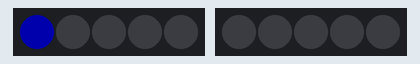
Recording of a sketch running on a simulated Arduino Uno, built with avr-gcc and run on an emulated ATmega328P. On the bench: 2 × 5 RGB LEDs in strip order, left to right. Dim RGB values are drawn brighter than linear.

Above: at 0.05 s.
At 4.88 s:
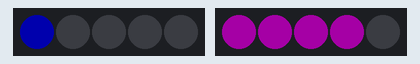
At 9.52 s:
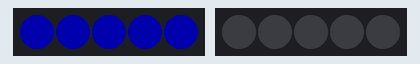
At 20.09 s:
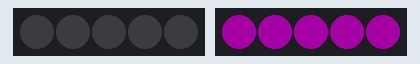
At 29.97 s:
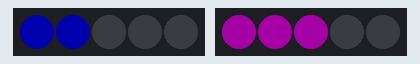
At 39.94 s:
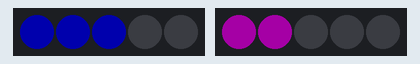
Timing chart, 0 to 40.0 s (numbered marks = the images above):
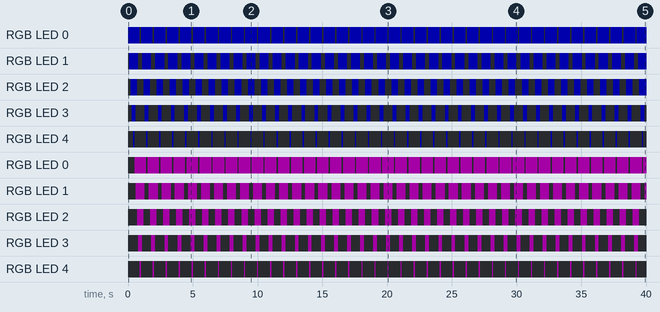

The sketch:

04_Two_Strip_Demo.ino
```cpp
#include <Adafruit_NeoPixel.h>  // import library containing functions for controlling NeoPixels

int strip_1_pin = 5;                // defines which pin the NeoPixel is connected to
int strip_2_pin = 6;

int strip_1_count = 5;              // variable for how many LEDs are in the strip
int strip_2_count = 5;

Adafruit_NeoPixel strip1(strip_1_count, strip_1_pin, NEO_GRB + NEO_KHZ800);  // using the imported library create an object "strip" we can send commands to.
Adafruit_NeoPixel strip2(strip_2_count, strip_2_pin, NEO_GRB + NEO_KHZ800);

void setup(){                   // setup() runs once at initial power up
  strip1.begin();               // setup both LED strips
  strip2.begin();
  strip1.setBrightness(50);     // brightness can be set to any number in the range [0, 255]
  strip2.setBrightness(50);
}

void loop(){                                                  // loop() repeats forever
  for(int i = 0; i < strip_1_count; i++){                     // for() loop increments over each LED in the strip
    strip1.setPixelColor(i, 0, 0, 255);                       // strip 1: turn on LED "i" going forwards
    strip2.setPixelColor(strip_2_count - 1 - i, 0, 0, 0);     // strip 2: turn off LED going backwards
    strip1.show();                                            // push buffer and update LEDs to set commands
    strip2.show();
    delay(100);                                               // wait 100 milliseconds before repeating for() loop
  }

  for(int i = (strip_1_count - 1); i >= 0; i--){              // decrement over each LED in the strip
    strip1.setPixelColor(i, 0, 0, 0);                         // strip 1: turn off LED "i"
    strip2.setPixelColor(strip_2_count - 1 - i, 200, 0, 200); // strip 2: turn on in the opposite direction
    strip1.show();
    strip2.show();
    delay(100);
  }
}
```

Measured:
- by itself, RGB LED 0: alternates RGB(0, 0, 50) for 0.91 s and off for 0.10 s
- by itself, RGB LED 1: alternates RGB(0, 0, 50) for 0.71 s and off for 0.30 s
- by itself, RGB LED 2: alternates RGB(0, 0, 50) for 0.50 s and off for 0.50 s
- by itself, RGB LED 3: alternates RGB(0, 0, 50) for 0.30 s and off for 0.71 s
- by itself, RGB LED 4: alternates RGB(0, 0, 50) for 0.10 s and off for 0.91 s
- by itself, RGB LED 0: alternates RGB(39, 0, 39) for 0.91 s and off for 0.10 s
- by itself, RGB LED 1: alternates RGB(39, 0, 39) for 0.71 s and off for 0.30 s
- by itself, RGB LED 2: alternates RGB(39, 0, 39) for 0.50 s and off for 0.50 s
